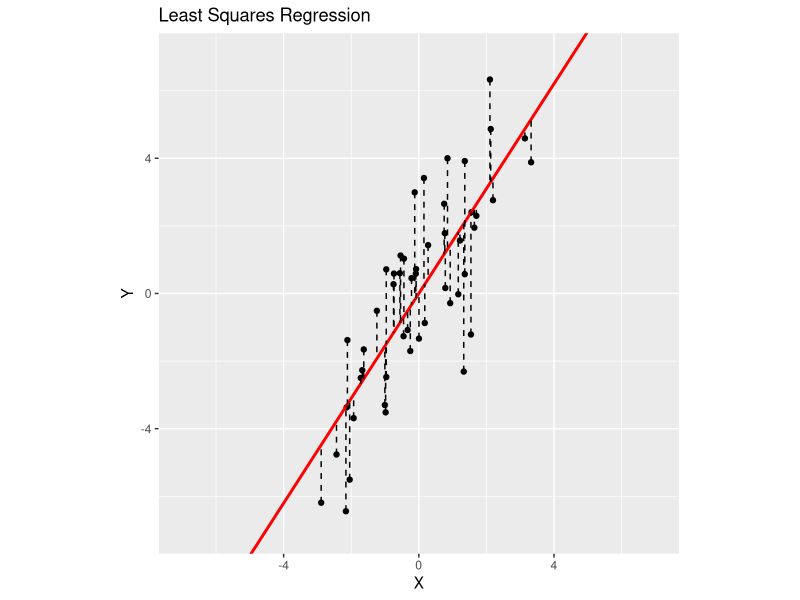
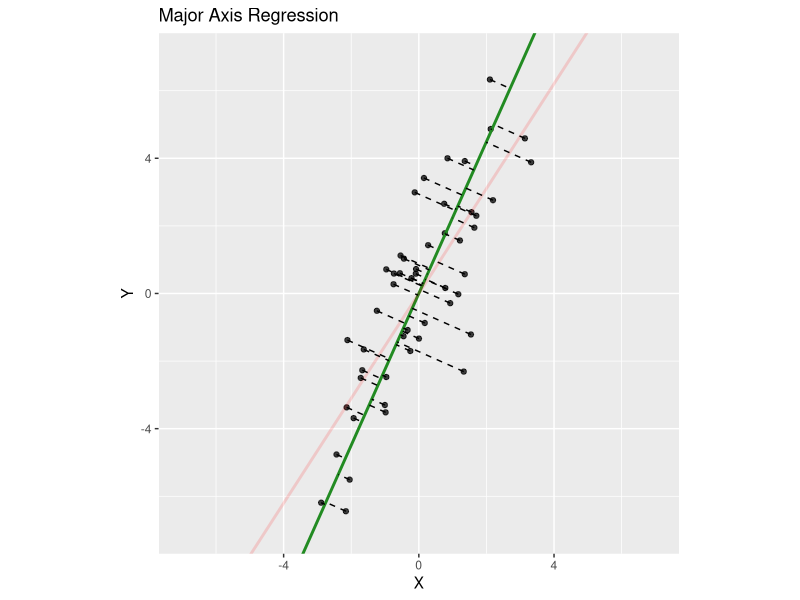

These charts were generated, in order, by the following R code:
## ---- chunk 1
knitr::opts_chunk$set(echo = TRUE)
## ---- chunk 2
library(tidyverse)
library(broom)
library(cowplot)
## ---- chunk 3
# this seeds our random number generator
# by setting a seed, we can make random number generation reproducible
set.seed(20160921)  

npts <- 50
X <- seq(1, 5, length.out = npts) + rnorm(npts)
a <- 1.0
b <- 1.5
Y <- b*X + a + rnorm(npts, sd = 2)  # Y = 1.5X + 1.0 + noise

df.xy <- data.frame(X = X, Y = Y)
ctr.xy <- 
  df.xy %>%
  mutate(X = X - mean(X), Y = Y - mean(Y))
## ---- chunk 4
fit.xy <- lm(Y ~ X, ctr.xy)

df.xy.augmented <- augment(fit.xy, ctr.xy)

regr.plot <-
  ggplot(df.xy.augmented, aes(X, Y)) + 
  geom_point() + 
  #geom_smooth(method="lm", color="red",se=FALSE) +
  geom_abline(slope = fit.xy$coefficients["X"], color='red', size=1) +
  geom_segment(aes(xend = X, yend = .fitted), linetype="dashed")+
  xlim(-7,7) +
  ylim(-7,7) +
  coord_fixed() + 
  labs(title = "Least Squares Regression")

regr.plot
## ---- chunk 5
xy.pca <- prcomp(ctr.xy, retx=TRUE, scale. = FALSE, center=FALSE)
pc1.slope <- xy.pca$rotation[2,1]/xy.pca$rotation[1,1]
pc2.slope <- xy.pca$rotation[2,2]/xy.pca$rotation[1,2]

pc1.scores <- xy.pca$x[,"PC1"]

pc1.vector <- cbind(pc1.scores, rep(0, length(pc1.scores)))
projection.onto.PC1 <- as.data.frame(pc1.vector %*% xy.pca$rotation)
names(projection.onto.PC1) <- c("X", "Y")

ctr.xy.aug <- ctr.xy %>%
  mutate(PC1.X = projection.onto.PC1$X, 
         PC1.Y = -projection.onto.PC1$Y)
## ---- chunk 6
pc.plot <-
  ggplot(ctr.xy.aug, aes(x = X, y = Y)) + 
  geom_point(alpha = 0.75) + 
  geom_abline(slope = pc1.slope, color='forestgreen', size=1) +
  geom_abline(slope = fit.xy$coefficients["X"], color='red', size=1, alpha=0.15, linetype='solid') +
  geom_segment(aes(xend = PC1.X, yend = PC1.Y), linetype="dashed") +
  xlim(-7,7) +
  ylim(-7,7) +
  coord_fixed()+ 
  labs(title = "Major Axis Regression")

pc.plot
## ---- chunk 7
comb.plot <- plot_grid(regr.plot, pc.plot)
save_plot("fig-lsqr-vs-major-axis.pdf", comb.plot,
          base_height = 4, base_width = 9 )
